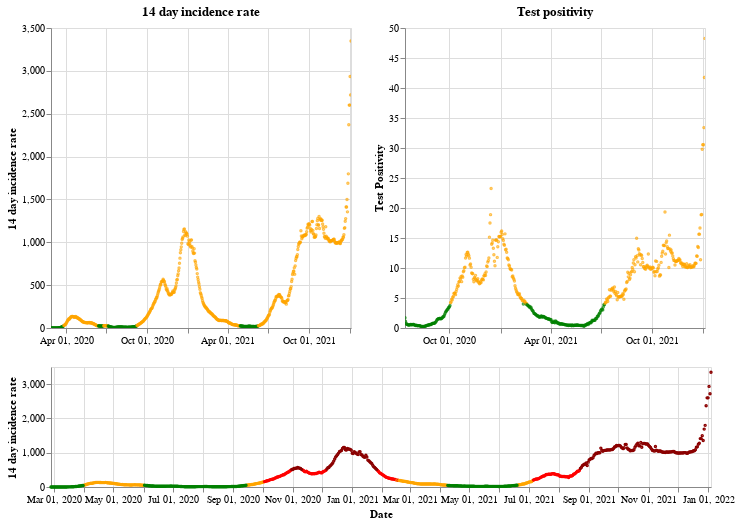

The notebook cell this image was saved under:
### Markdown cell above
## Wales

### Code cell
plot_traffic_light('Wales')

### Figure 1 — Vega-Lite specification as saved in the notebook (floating-point values rounded to 4 significant figures; data arrays with more than 128 entries replaced by an {"elided": "..."} marker saying what was removed)
{"config": {"view": {"continuousWidth": 400, "continuousHeight": 300}}, "vconcat": [{"hconcat": [{"mark": {"type": "point", "size": 2}, "encoding": {"color": {"condition": {"value": "green", "test": "(datum.twoWeeklyCasesRate <= 25)"}, "value": "orange"}, "tooltip": [{"type": "nominal", "field": "areaName"}, {"type": "temporal", "field": "date"}, {"type": "quantitative", "field": "twoWeeklyCasesRate"}, {"type": "quantitative", "field": "testPositivity"}], "x": {"type": "temporal", "axis": {"title": ""}, "field": "date", "scale": {"domain": {"selection": "DateBrush"}}, "timeUnit": "yearmonthdate"}, "y": {"type": "quantitative", "axis": {"title": "14 day incidence rate"}, "field": "twoWeeklyCasesRate"}}, "title": "14 day incidence rate", "width": 300}, {"mark": {"type": "point", "size": 2}, "encoding": {"color": {"condition": {"value": "green", "test": "(datum.testPositivity <= 4)"}, "value": "orange"}, "tooltip": [{"type": "nominal", "field": "areaName"}, {"type": "temporal", "field": "date"}, {"type": "quantitative", "field": "twoWeeklyCasesRate"}, {"type": "quantitative", "field": "testPositivity"}], "x": {"type": "temporal", "axis": {"title": ""}, "field": "date", "scale": {"domain": {"selection": "DateBrush"}}, "timeUnit": "yearmonthdate"}, "y": {"type": "quantitative", "axis": {"title": "Test Positivity"}, "field": "testPositivity"}}, "title": "Test positivity", "width": 300}]}, {"layer": [{"mark": {"type": "point", "size": 2}, "encoding": {"color": {"condition": {"value": "orange", "test": "(((datum.testPositivity < 4) && (datum.twoWeeklyCasesRate >= 50)) && (datum.twoWeeklyCasesRate < 200))"}, "value": "red"}, "opacity": {"condition": {"value": 1, "test": "((datum.twoWeeklyCasesRate >= 50) && (datum.twoWeeklyCasesRate < 500))"}, "value": 0}, "tooltip": [{"type": "nominal", "field": "areaName"}, {"type": "temporal", "field": "date"}, {"type": "quantitative", "field": "twoWeeklyCasesRate"}, {"type": "quantitative", "field": "testPositivity"}], "x": {"type": "temporal", "axis": {"title": "Date"}, "field": "date", "timeUnit": "yearmonthdate"}, "y": {"type": "quantitative", "axis": {"title": "14 day incidence rate"}, "field": "twoWeeklyCasesRate"}}, "selection": {"DateBrush": {"type": "interval", "encodings": ["x"], "fields": ["Time"]}}}, {"mark": {"type": "point", "size": 2}, "encoding": {"color": {"value": "darkred"}, "opacity": {"condition": {"value": 1, "test": "(datum.twoWeeklyCasesRate >= 500)"}, "value": 0}, "tooltip": [{"type": "nominal", "field": "areaName"}, {"type": "temporal", "field": "date"}, {"type": "quantitative", "field": "twoWeeklyCasesRate"}, {"type": "quantitative", "field": "testPositivity"}], "x": {"type": "temporal", "axis": {"title": "Date"}, "field": "date", "timeUnit": "yearmonthdate"}, "y": {"type": "quantitative", "axis": {"title": "14 day incidence rate"}, "field": "twoWeeklyCasesRate"}}}, {"mark": {"type": "point", "size": 2}, "encoding": {"color": {"condition": {"value": "green", "test": "((datum.testPositivity < 4) && (datum.twoWeeklyCasesRate < 50))"}, "value": "orange"}, "opacity": {"condition": {"value": 1, "test": "(datum.twoWeeklyCasesRate < 50)"}, "value": 0}, "tooltip": [{"type": "nominal", "field": "areaName"}, {"type": "temporal", "field": "date"}, {"type": "quantitative", "field": "twoWeeklyCasesRate"}, {"type": "quantitative", "field": "testPositivity"}], "x": {"type": "temporal", "axis": {"title": "Date"}, "field": "date", "timeUnit": "yearmonthdate"}, "y": {"type": "quantitative", "axis": {"title": "14 day incidence rate"}, "field": "twoWeeklyCasesRate"}}}], "height": 120, "width": 660}], "data": {"name": "data-1e67c3a40fc4911e0369fb9e1df4c5a7"}, "$schema": "https://vega.github.io/schema/vega-lite/v4.8.1.json", "datasets": {"data-1e67c3a40fc4911e0369fb9e1df4c5a7": {"elided": "678 records"}}}
